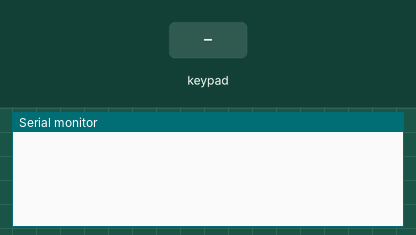
This program was run on a simulated ESP32. On the bench: the last lines printed to the serial monitor. Inputs (shaded band) come from the test bench.

Above: at 1.2 s.
1.3 s: key '1' pressed
At 1.7 s:
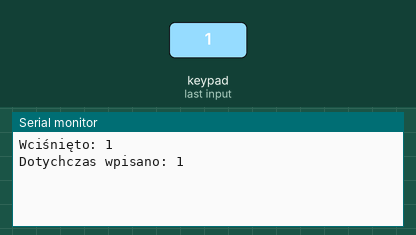
2.8 s: keypad keys 2 7 1 4 1 2 1 3 # pressed 0.4 s apart
At 6.3 s:
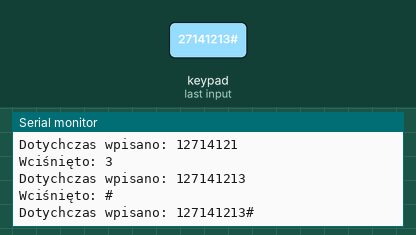
7.9 s: key 'A' pressed
At 9.1 s:
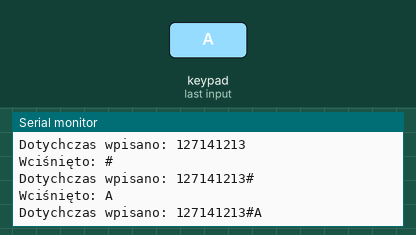
9.4 s: keypad keys 2 7 1 4 1 2 1 3 * pressed 0.4 s apart
At 14.0 s:
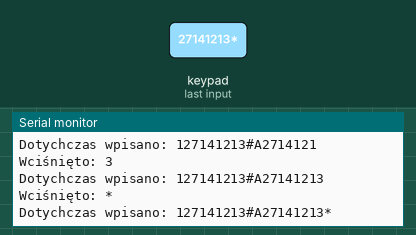
14.5 s: key 'B' pressed
At 15.1 s:
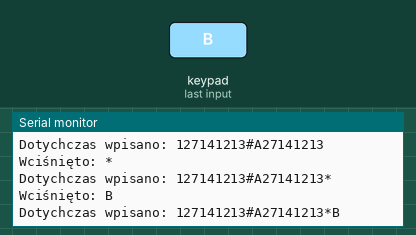
16.0 s: keypad keys 2 7 1 4 1 2 1 3 A pressed 0.4 s apart
At 20.3 s:
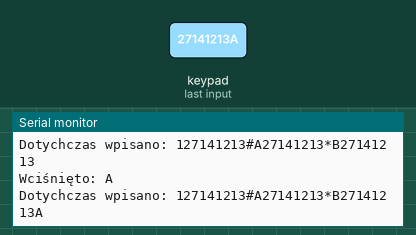
Timing chart, 0 to 21.8 s (numbered marks = the images above; inputs shaded):
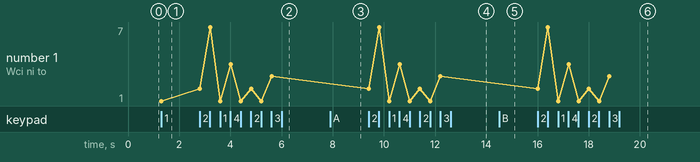

Measured:
- after the input at 1.3 s, the serial monitor: prints a new line at once (image 1)
- after the input at 2.8 s, the serial monitor: prints a new line at once (image 2)
- after the input at 7.9 s, the serial monitor: prints a new line at once (image 3)
- after the input at 9.4 s, the serial monitor: prints a new line at once (image 4)
- after the input at 14.5 s, the serial monitor: prints a new line at once (image 5)
- after the input at 16.0 s, the serial monitor: prints a new line at once (image 6)
- plotted number 1: 1 → 3 after the input at 2.8 s

The program:

main.cpp
```cpp
#include <Keypad.h> //biblioteka od klawiatury

const byte ROWS = 4; // ile wierszy
const byte COLS = 4; //ile kolumn

byte rowPins[ROWS] = {27, 14, 12, 13}; //piny wierszy
byte colPins[COLS] = {26, 25, 33, 32}; //piny kolumn


char keys[ROWS][COLS] = { //mapowanie klawiatury
  {'1','2','3','A'},
  {'4','5','6','B'},
  {'7','8','9','C'},
  {'*','0','#','D'}
};

String wpisano=" ";
bool dopisano=false;

Keypad klawiatura = Keypad( makeKeymap(keys), rowPins, colPins, ROWS, COLS ); //inicjalizacja klawiatury

void setup(){
  Serial.begin(9600);
}

void loop(){
  char klawisz = klawiatura.getKey();

  if (klawisz){
    Serial.print("Wciśnięto: ");
    Serial.println(klawisz);
    dopisano=true;
  }

  if (dopisano){
    wpisano+=klawisz;
    Serial.println("Dotychczas wpisano:"+wpisano);
    dopisano=false;
  }
}
```
